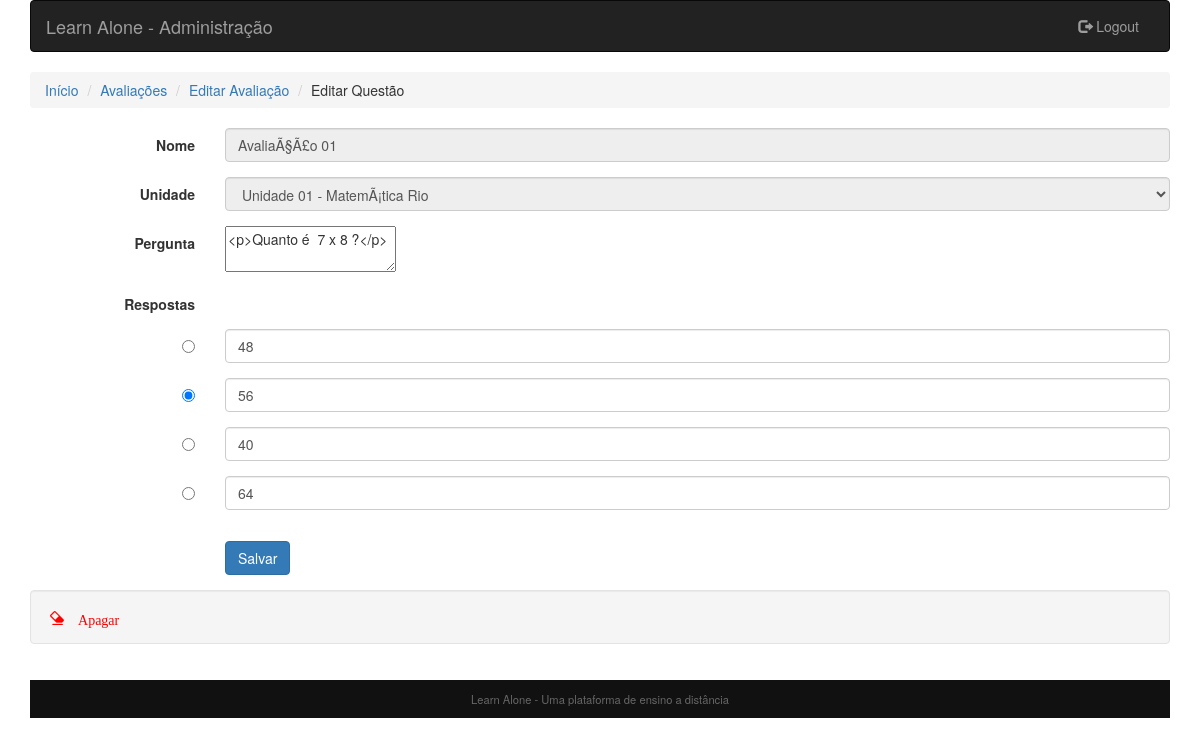
The app's page /admin/questao_edit.php?questao=35&atividade=17 (signed in) with its own data.
### tables this page shows
CREATE TABLE `unidade` (
  `id` int(11) NOT NULL,
  `nome` varchar(45) DEFAULT NULL,
  `curso_id` int(11) DEFAULT NULL,
  `descricao` varchar(100) DEFAULT NULL,
  `ordem` int(11) DEFAULT NULL
);

CREATE TABLE `atividade` (
  `id` int(11) NOT NULL,
  `nome` varchar(45) DEFAULT NULL,
  `unidade_id` int(11) NOT NULL
);

CREATE TABLE `pergunta` (
  `id` int(11) NOT NULL,
  `pergunta` text,
  `atividade_id` int(11) NOT NULL
);

CREATE TABLE `alternativa` (
  `id` int(11) NOT NULL,
  `sentenca` varchar(250) DEFAULT NULL,
  `pergunta_id` int(11) NOT NULL
);

### admin/utils.php (called while the page is built, shortened)
<?php
function aulas_curso($curso){
    try{
        $conexao = conn_mysql();
        $SQLSelect = 'SELECT unidade.id, unidade.nome, unidade.descricao, unidade.ordem, curso.nome as curso FROM unidade inner join curso on unidade.curso_id = curso.id WHERE curso.id = ? order by unidade.id, curso_id';
        $operacao = $conexao->prepare($SQLSelect);
        $operacao->execute(array($curso));
        $resultados = $operacao->fetchAll(PDO::FETCH_ASSOC);
        return $resultados;
    }
    catch(PDOException $excep){
        echo "Erro!: " . $excep->getMessage() . "\n";
        $conexao=null;
        die();
    }
}
?>

### admin/questao_edit.php (the view, shortened to what this page needs)
<?php
    include_once("../core/templates/cabecalho_adm.php");
    include_once("utils.php");
    $avaliacao = $_GET['atividade'];
    $questao = $_GET['questao'];
    try{
        $conexao = conn_mysql();
    }
    catch(PDOException $excep){
        echo "Erro!: " . $excep->getMessage() . "\n";
        die();
    }
    $SQLSelect = 'SELECT unidade.nome as unidade_nome, atividade.nome as atividade_nome, atividade.id, curso.nome as curso, curso.id as curso_id FROM unidade inner join atividade on unidade.id = atividade.unidade_id INNER JOIN curso ON unidade.curso_id = curso.id WHERE atividade.id = ?';
    $operacao = $conexao->prepare($SQLSelect);
    $operacao->execute(array($avaliacao));
    $resultados = $operacao->fetchAll(PDO::FETCH_ASSOC);
    $atividade_nome = $resultados[0]['atividade_nome'];
    $unidade_nome = $resultados[0]['unidade_nome'];
    $aulas = aulas_curso($resultados[0]['curso_id']);
    $conexao = conn_mysql();
    $SQLSelect = 'SELECT * FROM pergunta WHERE id = ?';
    $operacao = $conexao->prepare($SQLSelect);
    $operacao->execute(array($questao));
    $resultados = $operacao->fetchAll(PDO::FETCH_ASSOC);
    $pergunta = $resultados[0]['pergunta'];
    $conexao = conn_mysql();
    $SQLSelect = 'SELECT * FROM alternativa WHERE pergunta_id = ?';
    $operacao = $conexao->prepare($SQLSelect);
    $operacao->execute(array($questao));
    $resultados = $operacao->fetchAll(PDO::FETCH_ASSOC);
    $alternativas = $resultados;
    $conexao = conn_mysql();
    $SQLSelect = 'SELECT * FROM correta WHERE pergunta_id = ?';
    $operacao = $conexao->prepare($SQLSelect);
    $operacao->execute(array($questao));
    $resultados = $operacao->fetchAll(PDO::FETCH_ASSOC);
    $correta = $resultados[0]['alternativa_id'];
?>
<div class="col-sm-14">
    <ul class="breadcrumb">
        <li><a href="./admin.php">Início</a></li>
        <li><a href="./modificar_avaliacao.php">Avaliações</a></li>
        <li><a href="javascript:window.history.go(-1)">Editar Avaliação</a></li>
        <li>Editar Questão</li>
    </ul>
</div>
<form class="form-horizontal" role="form" method="post" action="salvar_questao.php">
    <div class="form-group">
            <label for="name" class="col-sm-2 control-label">Nome</label>
            <div class="col-sm-10">
                <input type="text" class="form-control" id="name" name="name" value="<?php echo utf8_decode($atividade_nome);?>" disabled>
            </div>
    </div>
    <div class="form-group">
        <label for="aula" class="col-sm-2 control-label">Unidade</label>
        <div class="col-sm-10">
            <select class="form-control" name="aula" id="aula" disabled>
                <?php
                    foreach ($aulas as $aula){
                         if($aula['nome']==$unidade_nome){
                ?>
                <option selected value="<?php echo $aula['id'];?>"><?php echo utf8_decode($aula['nome']." - ".$aula['curso']);?></option>
                <?php
                         }
                         else{
                ?>
                <option value="<?php echo $aula['id'];?>"><?php echo utf8_decode($aula['nome']." - ".$aula['curso']);?></option>
                <?php
                         }
                    }
                ?>
            </select>
        </div>
    </div>
    <div class="form-group">
        <label for="pergunta" class="col-sm-2 control-label">Pergunta</label>
        <div class="col-sm-10">
            <textarea name="pergunta" id="pergunta"><?php echo html_entity_decode($pergunta); ?></textarea><script> CKEDITOR.replace( 'pergunta' );</script>
        </div>
    </div>
    <div class="form-group">
        <label for="pergunta" class="col-sm-2 control-label">Respostas</label>
    </div>
    <?php
        $contador = 0;
        foreach ($alternativas as $alternativa){
    ?>
            <div class="form-group">
                <?php
                    if($correta == $alternativa['id']){
                ?>
                <label class="col-sm-2 control-label"><input type="radio" name="resposta" value="<?php echo $contador; ?>" checked required></label>
                <?php
                    }
                    else{
                ?>
                        <label class="col-sm-2 control-label"><input type="radio" name="resposta" value="<?php echo $contador; ?>" required></label>
                <?php
                    }
                ?>
                <div class="col-sm-10">
                    <input type="text" class="form-control" name="alternativa[]" value="<?php echo utf8_decode($alternativa['sentenca']); ?>">
                </div>
            </div>
    <?php
            $contador++;
        }
    ?>
    <div class="form-group">
            <div class="col-sm-10 col-sm-offset-2">
            </div>
    </div>
    <div class="form-group">
            <div class="col-sm-10 col-sm-offset-2">
                    <input id="submit" name="submit" type="submit" value="Salvar" class="btn btn-primary">
            </div>
    </div>
    <div class="well">
         <a href="./questao_del.php?questao=<?php echo $questao;?>" style="color:red;"><span class="glyphicon glyphicon-erase"> Apagar</span></a>
    </div>
    <div class="form-group">
            <div class="col-sm-10 col-sm-offset-2">
            </div>
    </div>
</form>
<?php
    include_once("../core/templates/rodape.php");
?>

### core/css/styles.css (style rules this page uses)
* { -webkit-box-sizing: border-box; -moz-box-sizing: border-box; box-sizing: border-box; }

### records on screen
unidade: name "AvaliaÃ§Ã£o 01"
pergunta: pergunta "<p>Quanto é 7 x 8 ?</p>"
alternativa: sentenca "48"
alternativa: sentenca "56"
alternativa: sentenca "40"
alternativa: sentenca "64"

### other values on screen
form field aula "Unidade 01 - MatemÃ¡tica Rio"
